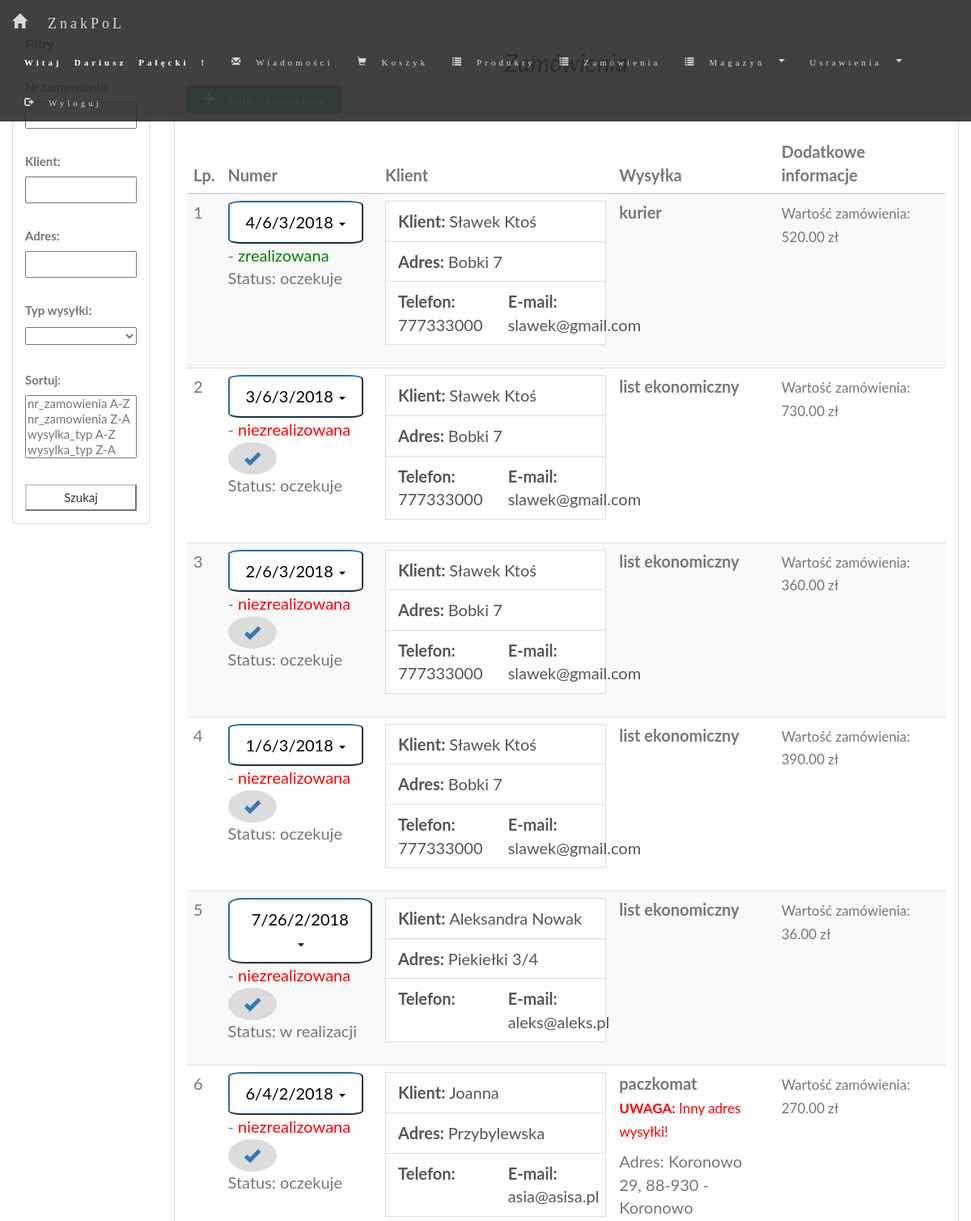
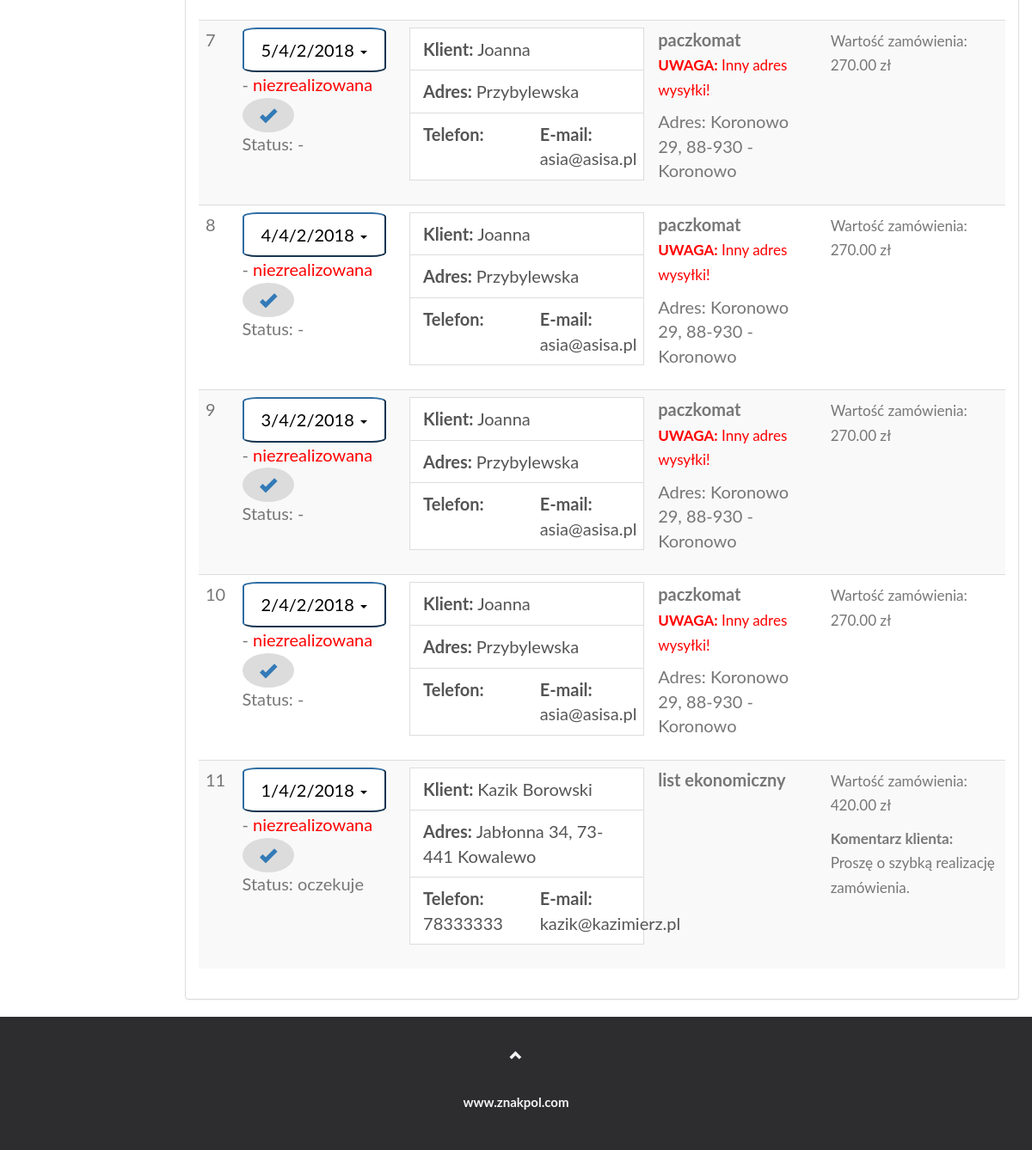
Page /zamowienia/ (signed in) on the committed database (2 pictures, top to bottom).
### pracownik/models.py (models this page shows, shortened)
class Uzytkownik(AbstractUser):
    adres = models.CharField(max_length=500)
    telefon = models.PositiveIntegerField(u'numer telefonu', blank=True, null=True)
    klient = models.BooleanField(default=False)
    zdjecie = models.ImageField('Zdjęcie', upload_to='obrazy/', blank=True, null=True)
    def get_nazwa(self):
        if self.first_name or self.last_name:
            return '{} {}'.format(self.first_name, self.last_name)
        if self.email:
            return self.email
        return self.username

### produkt/models.py (models this page shows, shortened)
class Zamowienie(models.Model):
    WYSYLKA_TYP_KURIER = 1
    WYSYLKA_TYP_EKONOMICZNY = 2
    WYSYLKA_TYP_PRIORYTET = 3
    WYSYLKA_TYP_ODBIOR = 4
    WYSYLKA_TYP_PACZKOMAT = 5
    WYSYLKA_CHOICES = [
        (WYSYLKA_TYP_KURIER, u'kurier'),
        (WYSYLKA_TYP_EKONOMICZNY, u'list ekonomiczny'),
        (WYSYLKA_TYP_PRIORYTET, u'list priorytetowy'),
        (WYSYLKA_TYP_PACZKOMAT, u'odbiór osobisty'),
        (WYSYLKA_TYP_PACZKOMAT, u'paczkomat'),
        ]
    nr_zamowienia = models.CharField(u'numer zamówienia', max_length=50)
    klient = models.CharField(max_length=300)
    user = models.ForeignKey(User, null=True, on_delete=models.PROTECT)
    adres = models.CharField(max_length=500)
    wysylka_typ = models.IntegerField(u'typ wysyłki', choices=WYSYLKA_CHOICES, default=WYSYLKA_TYP_EKONOMICZNY)
    wysylka_adres = models.CharField(u'adres wysyłki', max_length=500, blank=True,
            help_text='wypełnij jeśli adres wysyłki jest inny niż adres klienta')
    email = models.EmailField(blank=True)
    telefon = models.PositiveIntegerField(u'numer telefonu', null=True, blank=True)
    zrealizowane = models.BooleanField(u'czy zrealizowane', default=False)
    opis = models.TextField('Dodatkowe informacje', blank=True)
    komentarz = models.TextField('Komentarz pracownika', blank=True, help_text='nie widzialny dla klienta')
    komentarz_klient = models.TextField('Dodatkowe infomacje klienta', blank=True)
    data_zamowienia = models.DateTimeField(editable=False, auto_now_add=True)
    data_realizacji = models.DateTimeField(editable=False, null=True)
    realizacja_kto = models.ForeignKey(User, null=True, on_delete=models.PROTECT,
            related_name='zamowienie_realizacja_kto_set')
    class Meta:
        ordering = ['-data_zamowienia']
    @property
    def get_wartosc(self):
        return sum(map(lambda x: x[0]*x[1] , self.zamowienieprodukt_set.values_list('cena','ilosc')))
    def get_status(self):
        return self.zamowieniestatus_set.all().first()

class ZamowienieStatus(models.Model):
    STATUS_OCZEKUJE = 1
    STATUS_REALIZACJA = 2
    STATUS_WYSLANE = 3
    STATUS_ANULOWANE = 4
    STATUS_CHOICES = [
        (STATUS_OCZEKUJE, 'oczekuje'),
        (STATUS_REALIZACJA, 'w realizacji'),
        (STATUS_WYSLANE, 'wysłano'),
        (STATUS_ANULOWANE, 'anulowane'),
            ]
    zamowienie = models.ForeignKey(Zamowienie, on_delete=models.PROTECT)
    status = models.PositiveIntegerField(choices=STATUS_CHOICES)
    komentarz = models.TextField(blank=True)
    data = models.DateTimeField(editable=False, auto_now=True)
    kto = models.ForeignKey(User, editable=False, null=True, on_delete=models.PROTECT,
            related_name='zamowienie_status_kto_set')
    class Meta:
        ordering = ['zamowienie','-data']

### produkt/views.py (the view, shortened to what this page needs)
# urls.py: url(r'^zamowienia/$', pv.ZamowienieListView.as_view(), name='zamowienie-lista'),
class ZamowienieListView(LoginRequiredMixin, ListView):
    model = Zamowienie
    def get_queryset(self, *args, **kwargs):
        qs = super().get_queryset(*args, **kwargs)
        if self.request.user.klient:
            return qs.filter(user=self.request.user)
        return qs
    def get(self, *args, **kwargs):
        qs = self.get_queryset()
        data = self.request.GET
        if not data:
            form = ZamowienieFormFilter()
        self.object_list = qs
        context = self.get_context_data()
        context['form'] = form
        return self.render_to_response(context)

### produkt/views.py
class ZamowienieFormFilter(forms.Form):
    nr_zamowienia = forms.CharField(required=False)
    klient = forms.CharField(required=False)
    adres = forms.CharField(required=False)
    wysylka_typ = forms.ChoiceField(required=False, label='Typ wysyłki',
            choices=[('','')]+Zamowienie.WYSYLKA_CHOICES)
    sortuj = forms.MultipleChoiceField(required=False,
            choices=[
                ('nr_zamowienia','nr_zamowienia A-Z'),
                ('-nr_zamowienia','nr_zamowienia Z-A'),
                ('wysylka_typ','wysylka_typ A-Z'),
                ('-wysylka_typ','wysylka_typ Z-A'),
                ('zrealizowane','zrealizowane=TAK'),
                ('-zrealizowane','zrealizowane=NIE'),
                ])

### pracownik/views.py (called while the page is built)
    def get_context_data(self, *args, **kwargs):
        context = super().get_context_data(*args, **kwargs)
        context['nieprzeczytane'] = self.request.user.wiadomosc_set\
                .filter(odczytana=False).count()
        return context

### produkt/templates/produkt/zamowienie_list.html (shortened to what this page needs)
{% extends "base.html" %}
{% block content %}
<div class="container-fluid">
  <div class="row">
    <div class="col-sm-2">
      <div style="position: flexi">
        {% include "default_filter_form.html" %}
      </div>
    </div>
    <div class="col-sm-10">
      <div class="row">
        <div class="col-sm-12">
          <div class="panel panel-default">
            <div class="panel-heading"><strong>
                <center><h2><p><em> Zamówienia </em></p></h2></center>
                {% if request.user.pracownik %}
                <a class="btn2 btn-success glyphicon glyphicon-plus" href="{% url 'zamowienie-dodaj' %}?next={{ request.get_full_path }}"> dodaj zamówienie</a>
                {% endif %}
        </div>
          <div class="panel-body">
                <table class="table table-striped" style="text-align: left">
                  <thead>
                    <tr>
                      <th>Lp.</th>
                      <th>Numer</th>
                      <th>Klient</th>
                      <th>Wysyłka</th>
                      <th>Dodatkowe informacje</th>
                    </tr>
                  </thead>
                  <tbody>
                    {% for i in object_list %}
                    <tr style="font-weight: normal">
                      <td>{{ forloop.counter }}</td>
                      <td>
                        <div class="dropdown">
                          <button class="btnd btn-primary dropdown-toggle" type="button" data-toggle="dropdown">{{ i.nr_zamowienia }}
                            <span class="caret"></span></button>
                        </div>
                        - <span style="color: {{ i.zrealizowane|yesno:'green,red' }}">{{ i.zrealizowane|yesno:'zrealizowana,niezrealizowana' }}</span>
                        {% if request.user.pracownik and not i.zrealizowane %}
                        <a class="btn3 glyphicon glyphicon-ok" href="{% url 'zamowienie-zrealizowane' i.id %}"> </a>
                        {% endif %}
                        <br>
                        Status: {{ i.get_status.get_status_display|default:"-" }}
                        <br />
                      </td>
                      <td>
                        <div class="list-group">
                          <a href="#" class="list-group-item"><strong>Klient: </strong> {{ i.klient }}</a>
                          <a href="#" class="list-group-item"><strong>Adres: </strong>{{ i.adres }}</a>
                          <a href="#" class="list-group-item">
                            <div class="row">
                              <div class="col-sm-6">
                                <strong>Telefon: </strong>{{ i.telefon|default_if_none:"" }}
                              </div>
                              <div class="col-sm-6">
                                <strong>E-mail: </strong>{{ i.email }}
                              </div>
                            </div>
                          </a>
                        </div>
                      </td>
                      <td>
                        <strong>{{ i.get_wysylka_typ_display }}</strong>
                        {% if i.wysylka_adres %}
                        <br>
                        <p style="color: red"><small><strong>UWAGA:</strong> Inny adres wysyłki!</small></p>
                        <p> Adres: {{ i.wysylka_adres }}</p>
                        {% endif %}
                      </td>
                      <td>
                        <p><small>Wartość zamówienia: {{ i.get_wartosc }} zł</small></p>
                        {% if i.komentarz_klient %}
                        <p><small><strong>Komentarz klienta:</strong> {{ i.komentarz_klient }}</small></p>
                        {% endif %}
                      </td>
                    </tr>
                    {% endfor %}
                  </tbody>
                </table>
            </div>
          </div>
        </div>
      </div>
    </div>
  </div>
</div>
{% endblock %}

### sklep/templates/base.html (shortened to what this page needs)
<!DOCTYPE html>
<html lang="pl">
  <head>
    <link rel="stylesheet" href="/media/bootstrap/css/bootstrap.css">
    <link rel="stylesheet" href="/media/bootstrap/css/bootstrap.min.css">
  </head>
  <body id="myPage" data-spy="scroll" data-target=".navbar" data-offset="50">
      {% block nav %}
      <nav class="navbar navbar-default navbar-fixed-top">
        <div class="container-fluid">
          <div class="navbar-header">
            <a class="navbar-brand glyphicon glyphicon-home" href="{% url 'home' %}"> ZnakPoL</a>
          </div>
          <div class="collapse navbar-collapse" id="bs-example-navbar-collapse-1">
            <ul class="nav navbar-nav navbar-right">
              {% if request.user.is_authenticated %}
              <li>
                <a class="glyphicon glyphicon-info" href="{% url 'uzytkownik-szczegoly' request.user.id %}">
                  <strong style="color: white">Witaj {{request.user.get_nazwa}} !</strong>
                </a>
              </li>
              <li>
                <a class="glyphicon glyphicon-envelope" href="{% url 'wiadomosc-lista' %}">
                  {% if nieprzeczytane %}
                  <span style="margin-bottom: 5%" class="badge">{{ nieprzeczytane }}</span>
                  {% else %}
                  Wiadomości
                  {% endif %}
                </a>
              </li>
              {% endif %}
              <li>
                <a class="glyphicon glyphicon-shopping-cart" href="{% url 'koszyk-lista' %}">
                  {% if request.session.koszyk %}
                  <span style="margin-bottom: 5%" class="badge">{{ request.session.koszyk.ilosc }}</span>
                  {% else %}
                  Koszyk
                  {% endif %}
                </a>
              </li>
              <li><a class="glyphicon glyphicon-list" href="{% url 'produkt-lista' %}"> Produkty</a></li>
              {% if not request.user.is_authenticated %}
              <li><a class="glyphicon glyphicon-envelope" href="{% url 'home' %}#kontakt"> Kontakt</a></li>
              <li><a class="glyphicon glyphicon-log-in" href="{% url 'login' %}"> Zaloguj</a></li>
              <li><a href="{% url 'rejestracja' %}"><span class="glyphicon glyphicon-search"> Zarejestruj</span></a></li>
              {% else %}
              <li><a class="glyphicon glyphicon-list" href="{% url 'zamowienie-lista' %}"> Zamówienia</a></li>
              {% if request.user.pracownik %}
              <li class="dropdown">
                <a class="dropdown-toggle glyphicon glyphicon-list" data-toggle="dropdown" role="button" aria-haspopup="true" aria-expanded="false" href="#"> Magazyn
                  <span class="caret"></span></a>
              </li>
              <li class="dropdown">
                <a class="dropdown-toggle glyphicon" data-toggle="dropdown" href="#">Ustawienia
                  <span class="caret"></span></a>
              </li>
              {% endif %}
              <li><a class="glyphicon glyphicon-log-out" href="{% url 'logout' %}"> Wyloguj</a></li>
              {% endif %}
            </ul>
          </div>
        </div>
      </nav>
      {% endblock %}
      {% load static %}
      {% load static %}
      {% block content %}
      {% endblock %}
      {% block footer %}
      <footer class="text-center">
        <a class="up-arrow" href="#myPage" data-toggle="tooltip" title="DO GÓRY">
          <span class="glyphicon glyphicon-chevron-up"></span>
        </a><br><br>
        <p>www.znakpol.com</a></p>
      </footer>
    {% endblock %}
  </body>
</html>

### sklep/templates/default_filter_form.html
<div class="panel panel-default">
  <div class="panel-heading"><strong>Filtry</strong></div>
  <div class="panel-body">
    <form action="." method='GET'>
      {% for field in form %}
      {% include "default_field_form.html" %}
      {% endfor %}
      <button class="btn1 btn-block btn-default">Szukaj</button>
    </form>
  </div>
</div>

### sklep/templates/default_field_form.html (shortened to what this page needs)
<div class="fieldWrapper">
  <label for="{{ field.id_for_label }}">{{ field.label }}:</label>
  {{ field }}
  <br />
  <br />
</div>

### sklep/templates/base.html (style rules this page uses)
body { font: 400 15px/1.8 Lato, sans-serif; color: #777; }
table { font-size: 20px; text-align: center; }
.fieldWrapper input { width: 100%; }
.fieldWrapper select { width: 100%; }
.list-group-item:first-child { border-top-right-radius: 0; border-top-left-radius: 0; }
.list-group-item:last-child { border-bottom-right-radius: 0; border-bottom-left-radius: 0; }
.btn2 { padding: 10px 20px; border-radius: 4%; transition: .2s; }
.btn3 { padding: 10px 20px; border-radius: 50%; transition: .2s; background-color: #DCDCDC; }
.btnd { padding: 10px 20px; border-radius: 10%; transition: .2s; background-color: #fff; color: black; }
.navbar { font-family: Montserrat, sans-serif; margin-bottom: 0; background-color: #2d2d30; border: 0; font-size: 11px !important; letter-spacing: 4px; opacity: 0.9; }
.navbar li a, .navbar .navbar-brand { color: #d5d5d5 !important; }
footer { background-color: #2d2d30; color: #f5f5f5; padding: 32px; }
footer a { color: #f5f5f5; }

### rows in the picture
Uzytkownik: user.get_nazwa "Dariusz Pałęcki"
Zamowienie: nr_zamowienia "4/6/3/2018", zrealizowane "zrealizowana", get_status.status "oczekuje", klient "Sławek Ktoś", adres "Bobki 7", telefon "777333000", email "slawek@gmail.com", wysylka_typ "kurier", get_wartosc "520.00"
Zamowienie: nr_zamowienia "3/6/3/2018", zrealizowane "niezrealizowana", get_status.status "oczekuje", klient "Sławek Ktoś", adres "Bobki 7", telefon "777333000", email "slawek@gmail.com", wysylka_typ "list ekonomiczny", get_wartosc "730.00"
Zamowienie: nr_zamowienia "2/6/3/2018", zrealizowane "niezrealizowana", get_status.status "oczekuje", klient "Sławek Ktoś", adres "Bobki 7", telefon "777333000", email "slawek@gmail.com", wysylka_typ "list ekonomiczny", get_wartosc "360.00"
Zamowienie: nr_zamowienia "1/6/3/2018", zrealizowane "niezrealizowana", get_status.status "oczekuje", klient "Sławek Ktoś", adres "Bobki 7", telefon "777333000", email "slawek@gmail.com", wysylka_typ "list ekonomiczny", get_wartosc "390.00"
Zamowienie: nr_zamowienia "7/26/2/2018", zrealizowane "niezrealizowana", get_status.status "w realizacji", klient "Aleksandra Nowak", adres "Piekiełki 3/4", email "aleks@aleks.pl", wysylka_typ "list ekonomiczny", get_wartosc "36.00"
Zamowienie: nr_zamowienia "6/4/2/2018", zrealizowane "niezrealizowana", get_status.status "oczekuje", klient "Joanna", adres "Przybylewska", email "asia@asisa.pl", wysylka_typ "paczkomat", wysylka_adres "Koronowo 29, 88-930 -Koronowo", get_wartosc "270.00"
Zamowienie: nr_zamowienia "5/4/2/2018", zrealizowane "niezrealizowana", get_status.status "-", klient "Joanna", adres "Przybylewska", email "asia@asisa.pl", wysylka_typ "paczkomat", wysylka_adres "Koronowo 29, 88-930 -Koronowo", get_wartosc "270.00"
Zamowienie: nr_zamowienia "4/4/2/2018", zrealizowane "niezrealizowana", get_status.status "-", klient "Joanna", adres "Przybylewska", email "asia@asisa.pl", wysylka_typ "paczkomat", wysylka_adres "Koronowo 29, 88-930 -Koronowo", get_wartosc "270.00"
Zamowienie: nr_zamowienia "3/4/2/2018", zrealizowane "niezrealizowana", get_status.status "-", klient "Joanna", adres "Przybylewska", email "asia@asisa.pl", wysylka_typ "paczkomat", wysylka_adres "Koronowo 29, 88-930 -Koronowo", get_wartosc "270.00"
Zamowienie: nr_zamowienia "2/4/2/2018", zrealizowane "niezrealizowana", get_status.status "-", klient "Joanna", adres "Przybylewska", email "asia@asisa.pl", wysylka_typ "paczkomat", wysylka_adres "Koronowo 29, 88-930 -Koronowo", get_wartosc "270.00"
Zamowienie: nr_zamowienia "1/4/2/2018", zrealizowane "niezrealizowana", get_status.status "oczekuje", klient "Kazik Borowski", adres "Jabłonna 34, 73-441 Kowalewo", telefon "78333333", email "kazik@kazimierz.pl", wysylka_typ "list ekonomiczny", get_wartosc "420.00", komentarz_klient "Proszę o szybką realizację zamówienia."

### other values in the picture
{{ field.label }} "Klient" "Adres" "Typ wysyłki" "Sortuj"
